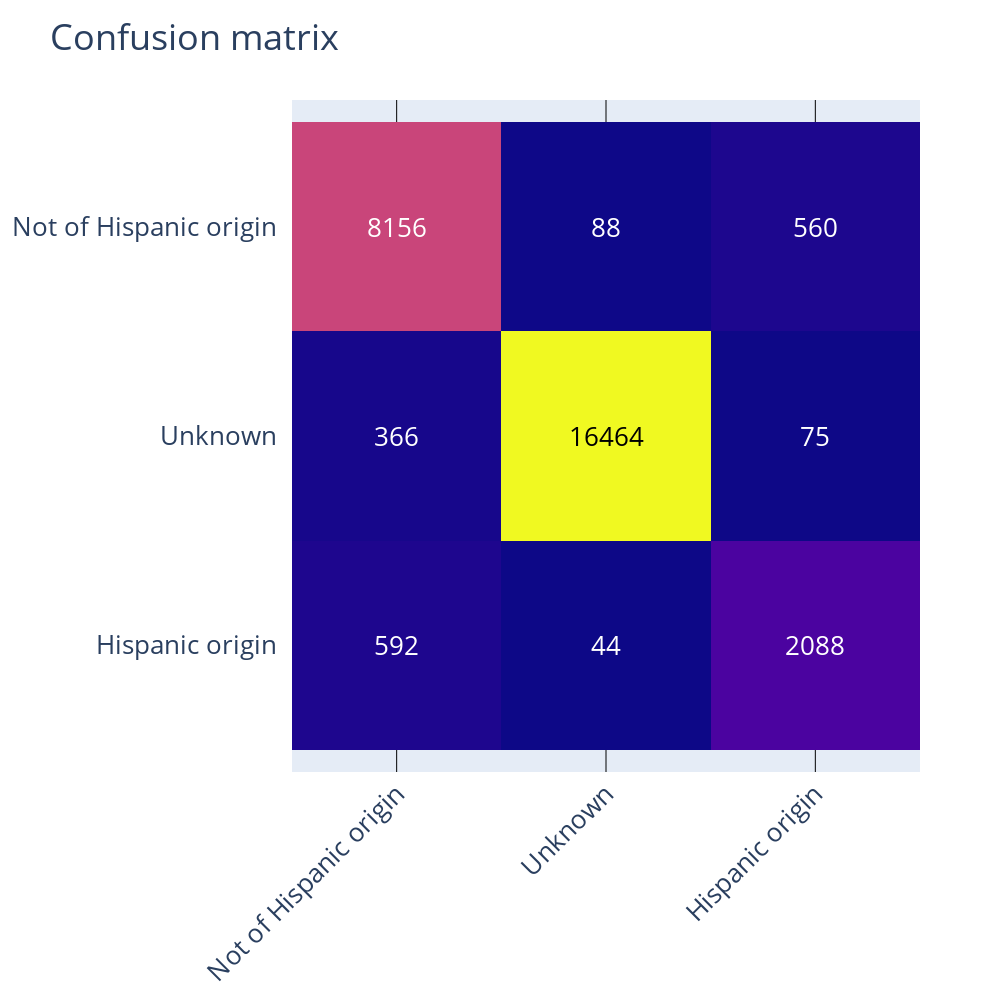

The notebook cell saved with this chart:
### Markdown cell above
### 5.3) Confusion matrices

### Code cell
target_variable_7 = 'OffEthnic'

conf_matrix_plot = fdt.plotly_confusion_matrix(test_sample[target_variable_7], standard_trees_unweighted[target_variable_7].predict(test_sample[fdt.input_features]), test_sample[target_variable_7].unique())
conf_matrix_plot.show()

### Figure 1 — Plotly figure (JSON) as saved in the notebook; plotly's stock layout.template omitted (floating-point values rounded to 4 significant figures)
{"data": [{"colorscale": [[0, "#0d0887"], [0.1111, "#46039f"], [0.2222, "#7201a8"], [0.3333, "#9c179e"], [0.4444, "#bd3786"], [0.5556, "#d8576b"], [0.6667, "#ed7953"], [0.7778, "#fb9f3a"], [0.8889, "#fdca26"], [1, "#f0f921"]], "reversescale": false, "showscale": false, "type": "heatmap", "x": ["Not of Hispanic origin", "Unknown", "Hispanic origin"], "y": ["Hispanic origin", "Unknown", "Not of Hispanic origin"], "z": [[592, 44, 2088], [366, 16464, 75], [8156, 88, 560]]}], "layout": {"annotations": [{"font": {"color": "#FFFFFF"}, "showarrow": false, "text": "592", "x": "Not of Hispanic origin", "xref": "x", "y": "Hispanic origin", "yref": "y"}, {"font": {"color": "#FFFFFF"}, "showarrow": false, "text": "44", "x": "Unknown", "xref": "x", "y": "Hispanic origin", "yref": "y"}, {"font": {"color": "#FFFFFF"}, "showarrow": false, "text": "2088", "x": "Hispanic origin", "xref": "x", "y": "Hispanic origin", "yref": "y"}, {"font": {"color": "#FFFFFF"}, "showarrow": false, "text": "366", "x": "Not of Hispanic origin", "xref": "x", "y": "Unknown", "yref": "y"}, {"font": {"color": "#000000"}, "showarrow": false, "text": "16464", "x": "Unknown", "xref": "x", "y": "Unknown", "yref": "y"}, {"font": {"color": "#FFFFFF"}, "showarrow": false, "text": "75", "x": "Hispanic origin", "xref": "x", "y": "Unknown", "yref": "y"}, {"font": {"color": "#FFFFFF"}, "showarrow": false, "text": "8156", "x": "Not of Hispanic origin", "xref": "x", "y": "Not of Hispanic origin", "yref": "y"}, {"font": {"color": "#FFFFFF"}, "showarrow": false, "text": "88", "x": "Unknown", "xref": "x", "y": "Not of Hispanic origin", "yref": "y"}, {"font": {"color": "#FFFFFF"}, "showarrow": false, "text": "560", "x": "Hispanic origin", "xref": "x", "y": "Not of Hispanic origin", "yref": "y"}], "autosize": false, "font": {"size": 26}, "height": 1000, "title": {"text": "Confusion matrix"}, "width": 1000, "xaxis": {"constrain": "domain", "dtick": 1, "gridcolor": "rgb(0, 0, 0)", "scaleanchor": "y", "side": "bottom", "tickangle": -45, "ticks": ""}, "yaxis": {"dtick": 1, "ticks": "", "ticksuffix": "  "}}}
